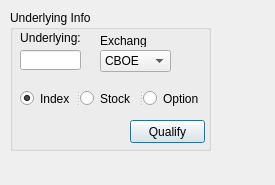
<?xml version="1.0" encoding="UTF-8"?>
<ui version="4.0">
 <class>UnderlyingDialog</class>
 <widget class="QDialog" name="UnderlyingDialog">
  <property name="geometry">
   <rect>
    <x>0</x>
    <y>0</y>
    <width>275</width>
    <height>185</height>
   </rect>
  </property>
  <property name="windowTitle">
   <string>Dialog</string>
  </property>
  <widget class="QGroupBox" name="groupBox_2">
   <property name="geometry">
    <rect>
     <x>10</x>
     <y>10</y>
     <width>201</width>
     <height>141</height>
    </rect>
   </property>
   <property name="title">
    <string>Underlying Info</string>
   </property>
   <widget class="QLabel" name="label_8">
    <property name="geometry">
     <rect>
      <x>10</x>
      <y>20</y>
      <width>61</width>
      <height>16</height>
     </rect>
    </property>
    <property name="text">
     <string>Underlying:</string>
    </property>
    <property name="alignment">
     <set>Qt::AlignCenter</set>
    </property>
   </widget>
   <widget class="QLineEdit" name="underlyingText">
    <property name="geometry">
     <rect>
      <x>10</x>
      <y>40</y>
      <width>61</width>
      <height>20</height>
     </rect>
    </property>
   </widget>
   <widget class="QPushButton" name="updatePushButton">
    <property name="geometry">
     <rect>
      <x>120</x>
      <y>110</y>
      <width>75</width>
      <height>23</height>
     </rect>
    </property>
    <property name="text">
     <string>Qualify</string>
    </property>
   </widget>
   <widget class="QComboBox" name="comboBoxExchange">
    <property name="geometry">
     <rect>
      <x>90</x>
      <y>40</y>
      <width>71</width>
      <height>22</height>
     </rect>
    </property>
    <property name="toolTip">
     <string extracomment="ISLAND for NASDAQ"/>
    </property>
    <item>
     <property name="text">
      <string>CBOE</string>
     </property>
    </item>
    <item>
     <property name="text">
      <string>ISLAND</string>
     </property>
    </item>
    <item>
     <property name="text">
      <string>NYSE</string>
     </property>
    </item>
    <item>
     <property name="text">
      <string>AMEX</string>
     </property>
    </item>
    <item>
     <property name="text">
      <string>IDEAL</string>
     </property>
    </item>
    <item>
     <property name="text">
      <string>PHLX</string>
     </property>
    </item>
   </widget>
   <widget class="QLabel" name="labelExchange">
    <property name="geometry">
     <rect>
      <x>90</x>
      <y>24</y>
      <width>47</width>
      <height>13</height>
     </rect>
    </property>
    <property name="whatsThis">
     <string/>
    </property>
    <property name="text">
     <string>Exchange:</string>
    </property>
   </widget>
   <widget class="QSplitter" name="splitter">
    <property name="geometry">
     <rect>
      <x>10</x>
      <y>80</y>
      <width>185</width>
      <height>17</height>
     </rect>
    </property>
    <property name="orientation">
     <enum>Qt::Horizontal</enum>
    </property>
    <widget class="QRadioButton" name="radioButton_Index">
     <property name="text">
      <string>Index</string>
     </property>
     <property name="checked">
      <bool>true</bool>
     </property>
    </widget>
    <widget class="QRadioButton" name="radioButton_Stock">
     <property name="text">
      <string>Stock </string>
     </property>
    </widget>
    <widget class="QRadioButton" name="radioButton_Oprion">
     <property name="text">
      <string>Option</string>
     </property>
    </widget>
   </widget>
  </widget>
 </widget>
 <resources/>
 <connections/>
</ui>
